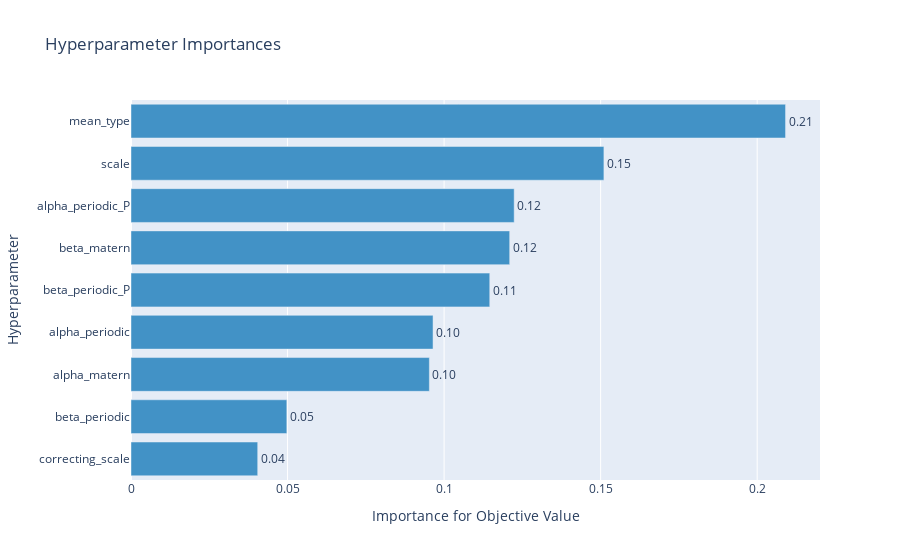

Write notebook code for a chart like this one.
### Code cell
plot_param_importances(study)

### Figure 1 — Plotly figure (JSON) as saved in the notebook; plotly's stock layout.template omitted (floating-point values rounded to 4 significant figures)
{"data": [{"cliponaxis": false, "hovertemplate": ["correcting_scale (IntDistribution): 0.04046936842685994<extra></extra>", "beta_periodic (IntDistribution): 0.04976892989487173<extra></extra>", "alpha_matern (IntDistribution): 0.09529355550844047<extra></extra>", "alpha_periodic (IntDistribution): 0.09646667626940864<extra></extra>", "beta_periodic_P (IntDistribution): 0.1145790511243863<extra></extra>", "beta_matern (IntDistribution): 0.12094379163109686<extra></extra>", "alpha_periodic_P (IntDistribution): 0.12238308711195262<extra></extra>", "scale (IntDistribution): 0.15104097391582022<extra></extra>", "mean_type (CategoricalDistribution): 0.20905456611716333<extra></extra>"], "marker": {"color": "rgb(66,146,198)"}, "orientation": "h", "text": ["0.04", "0.05", "0.10", "0.10", "0.11", "0.12", "0.12", "0.15", "0.21"], "textposition": "outside", "type": "bar", "x": [0.04047, 0.04977, 0.09529, 0.09647, 0.1146, 0.1209, 0.1224, 0.151, 0.2091], "y": ["correcting_scale", "beta_periodic", "alpha_matern", "alpha_periodic", "beta_periodic_P", "beta_matern", "alpha_periodic_P", "scale", "mean_type"]}], "layout": {"showlegend": false, "title": {"text": "Hyperparameter Importances"}, "xaxis": {"title": {"text": "Importance for Objective Value"}}, "yaxis": {"title": {"text": "Hyperparameter"}}}}
